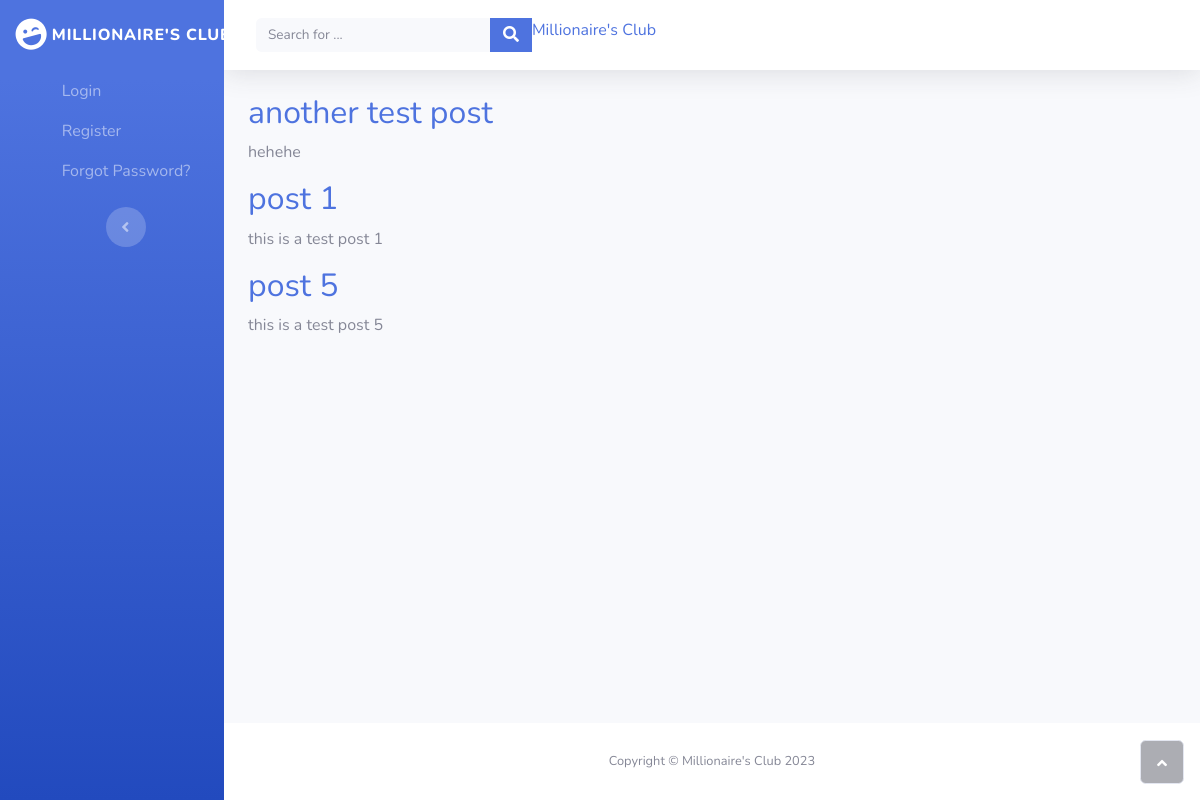
Before: /home/ with the older database file.
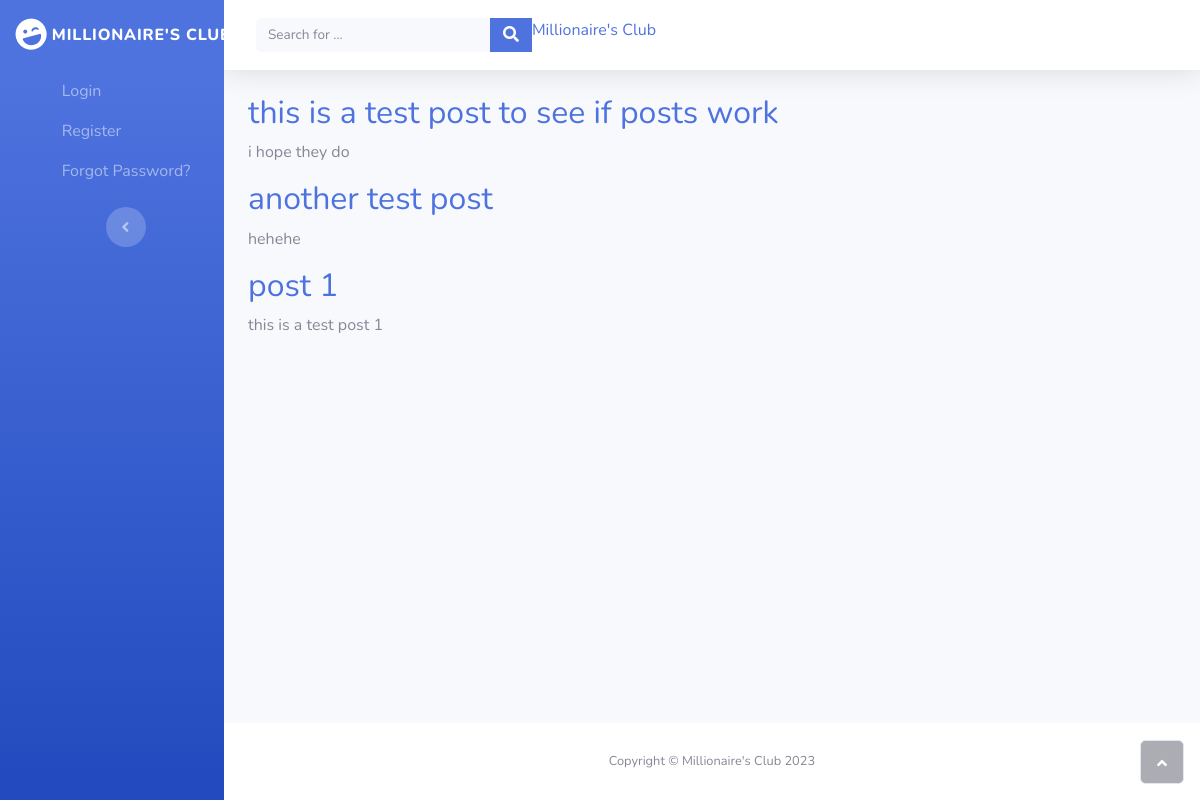
After: the same page with the newer database file.
### blog/models.py (models this page shows, shortened)
class Post(models.Model):
    title = models.CharField(max_length=100)
    content = models.TextField()
    date = models.DateTimeField(default=timezone.now)
    author = models.ForeignKey(User, on_delete=models.CASCADE) # If a user created the post is deleted, posts are deleted as well.ß

### blog/views.py (the view)
# urls.py: path('home/', PostListView.as_view(), name='blog-home'),
class PostListView(ListView):
    model = Post
    template_name = 'blog/home.html'  # <app>/<model>_<viewtype>.html
    context_object_name = 'posts'
    ordering = ['-date']
    paginate_by = 3

### blog/templates/blog/home.html
{% extends "blog/base.html" %}
{% block content %}
  {% for post in posts %}
    <h2>
      <a class="article-title" href="{% url 'post-detail' post.id %}">{{ post.title }}</a>
    </h2>
    <p>{{ post.content }}</p>
  {% endfor %}
{% endblock content %}

Changed rows visible on the page:
no longer on this page (row unchanged): Post: title "post 5", content "this is a test post 5"
added Post: title "this is a test post to see if posts work", content "i hope they do"
